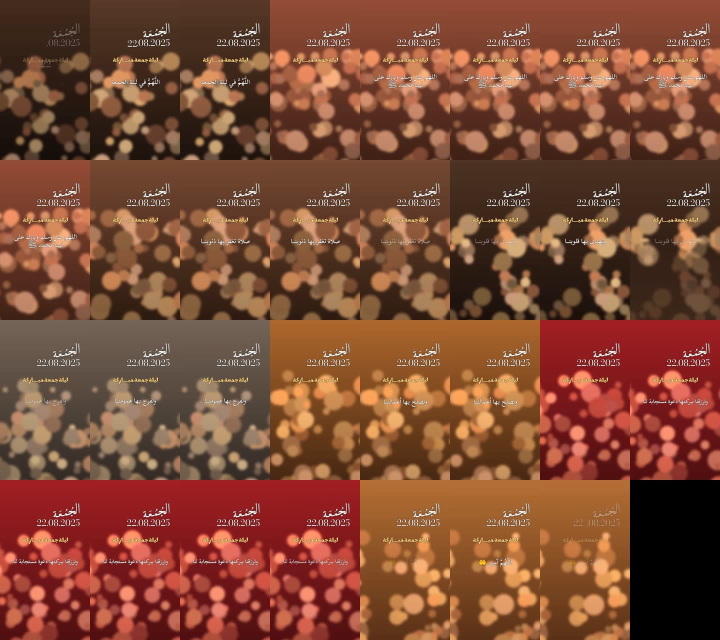
#> input picture .claude/skills/kosif-superpowers/proofs/dua-style/sheet.jpg, 1440 x 1280 px (shown at 1/2 size)
$ python -i make_demo_assets.py   (imports and definitions only)
#> lines starting #> are read from the running program, lines starting #| are printed output that depends on the picture
#!/usr/bin/env python3
"""Make original stand-in assets for the «الدعاء» kit proof: 8 warm bokeh stills and a quiet stand-in tone.

    python3 make_demo_assets.py <out-dir>

Writes <out-dir>/shots/01..08.jpg (1080×1920), <out-dir>/voice_standin.m4a (15.4 s AAC) and
<out-dir>/project.json (the 8 dua lines with the measured phrase timings). Nothing here comes from the reference reel.
"""
import json
import subprocess
import sys
from pathlib import Path

import numpy as np
from PIL import Image, ImageDraw, ImageFilter

W, H = 1080, 1920
# per-shot base gradient (top, bottom) inside the measured Lab range of the style: warm low-key
BASES = [((70, 46, 34), (22, 14, 10)), ((150, 80, 60), (60, 32, 24)), ((110, 70, 50), (40, 24, 16)),
         ((60, 40, 30), (20, 12, 8)), ((120, 105, 95), (50, 42, 38)), ((180, 110, 50), (70, 40, 20)),
         ((150, 30, 35), (70, 14, 18)), ((190, 120, 60), (90, 50, 25))]
BOKEH = [(255, 210, 140), (255, 180, 120), (240, 200, 170), (255, 225, 170), (230, 150, 110)]


def still(i: int) -> Image.Image:
    rng = np.random.default_rng(1000 + i)
    top, bot = BASES[i]
    y = np.linspace(0, 1, H)[:, None, None]
    img = (np.array(top) * (1 - y) + np.array(bot) * y) * np.ones((1, W, 1))
    base = Image.fromarray(img.astype(np.uint8), "RGB")
    layer = Image.new("RGB", (W, H), (0, 0, 0))
    d = ImageDraw.Draw(layer)
    for _ in range(int(rng.integers(40, 70))):
        r = int(rng.integers(30, 120))
        x, yy = int(rng.integers(-60, W + 60)), int(rng.integers(int(H * 0.35), H + 60))
        c = BOKEH[int(rng.integers(len(BOKEH)))]
        k = float(rng.uniform(0.25, 0.7))
        d.ellipse([x - r, yy - r, x + r, yy + r], fill=tuple(int(v * k) for v in c))
    layer = layer.filter(ImageFilter.GaussianBlur(14))
    out = np.clip(np.asarray(base, np.float32) + np.asarray(layer, np.float32) * 0.8, 0, 255)
    return Image.fromarray(out.astype(np.uint8)).filter(ImageFilter.GaussianBlur(2))


def main(out: Path) -> None:
    (out / "shots").mkdir(parents=True, exist_ok=True)
    for i in range(8):
        still(i).save(out / "shots" / f"{i + 1:02d}.jpg", quality=92)
    subprocess.run(["ffmpeg", "-v", "error", "-y", "-f", "lavfi", "-i", "sine=frequency=220:duration=15.4:sample_rate=44100",
                    "-af", "volume=0.05", "-ac", "2", "-c:a", "aac", "-b:a", "128k", str(out / "voice_standin.m4a")], check=True)
    ex = json.loads((Path(__file__).resolve().parents[5] / "styles/dua/kit/example/project.json").read_text(encoding="utf-8"))
    ex.update(clips=[f"shots/{i:02d}.jpg" for i in range(1, 9)], audio="voice_standin.m4a")
    (out / "project.json").write_text(json.dumps(ex, ensure_ascii=False, indent=1), encoding="utf-8")
    print("ok", out)


# [2 lines not run here, left out]

>>> import cv2
>>> picture = cv2.imread('sheet.jpg', cv2.IMREAD_GRAYSCALE)
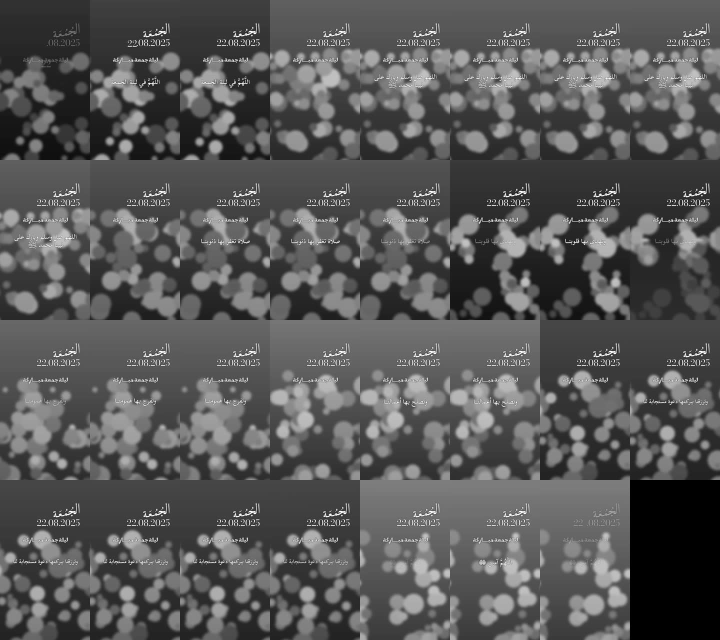
#> picture: shape (1280, 1440) (shown at 1/2 size); min 0, max 255, mean 87.3
#> (the run stopped early here; a loop or call above may not have finished)
